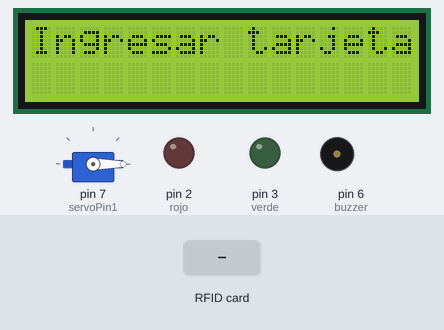
Simulated run of this sketch. Board: Arduino Uno, built with avr-gcc and run on an emulated ATmega328P. Shown: servo, 16×2 character LCD, output pins drawn as LEDs (lit = HIGH), buzzer (waves = sounding). The test bench sets the inputs (shaded band). Pins used as bus, display or sensor lines are not drawn; what the sketch prints to the serial monitor is not drawn.

Above: at 1.3 s.
1.4 s: RFID card B2 54 9E 1C held to the reader
At 2.7 s:
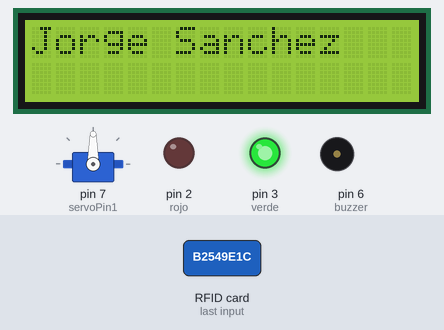
6.9 s: RFID card 93 4C ED 1B held to the reader
At 11.0 s:
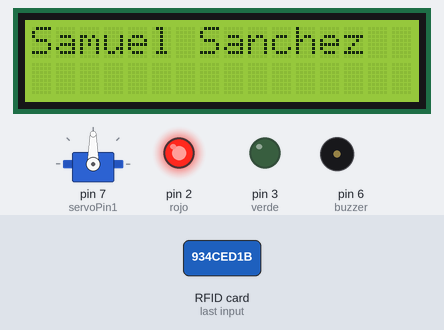
12.9 s: RFID card 5E 7A 19 C4 held to the reader
At 16.0 s:
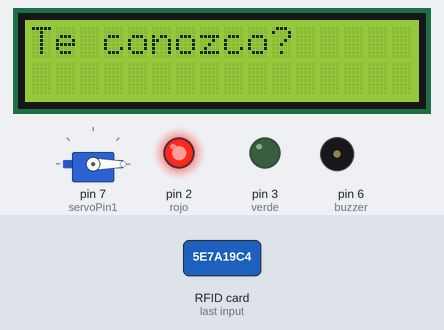
Timing chart, 0 to 17.5 s (numbered marks = the images above; inputs shaded):
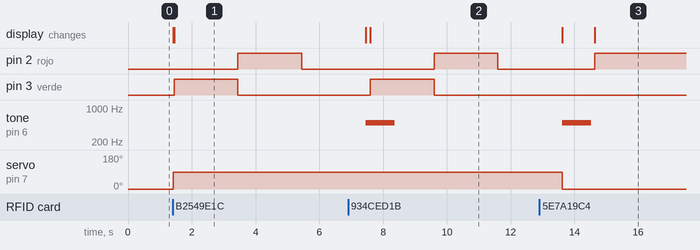

Measured:
- after the input at 1.4 s, pin 2 (rojo): LOW → HIGH after 2.0 s, → LOW 2.0 s later; pin 3 (verde): LOW → HIGH after 0.05 s, → LOW 2.0 s later; servo on pin 7 (servoPin1): 0° → 90° at once; the display: first changes at once (image 1 shows a later state)
- after the input at 6.9 s, pin 2 (rojo): LOW → HIGH after 2.7 s, → LOW 2.0 s later; pin 3 (verde): LOW → HIGH after 0.70 s, → LOW 2.0 s later; the display: first differs from a run without the input after 0.70 s (image 2)
- after the input at 12.9 s, pin 2 (rojo): LOW → HIGH after 1.7 s; the display: first differs from a run without the input after 1.7 s (image 3)

The sketch:

PRACTICA_7.2.ino
```cpp
#include <SPI.h>			// incluye libreria bus SPI
#include <MFRC522.h>			// incluye libreria especifica para MFRC522
#include <Servo.h>
#include <Wire.h>
#include <LiquidCrystal_I2C.h>

int rojo = 2;
int verde = 3;
const int servoPin1 = 7;
int buzzer = 6;
Servo servo;
#define RST_PIN  9			// constante para referenciar pin de reset
#define SS_PIN  10			// constante para referenciar pin de slave select

MFRC522 mfrc522(SS_PIN, RST_PIN);	// crea objeto mfrc522 enviando pines de slave select y reset
LiquidCrystal_I2C lcd(0x27, 16, 2);// Inicializa el objeto LiquidCrystal_I2C para la pantalla LCD

byte LecturaUID[4]; 				// crea array para almacenar el UID leido
byte Usuario1[4]= {0xB2, 0x54, 0x9E, 0x1C} ;    // UID de tarjeta leido en programa 1
byte Usuario2[4]= {0x93, 0x4C,  0xED, 0x1B} ;    // UID de llavero leido en programa 1

void setup() {
  Serial.begin(9600);			// inicializa comunicacion por monitor serie a 9600 bps
  pinMode(buzzer,OUTPUT);
  SPI.begin();				// inicializa bus SPI
  mfrc522.PCD_Init();			// inicializa modulo lector
  Serial.println("Listo");		// Muestra texto Listo
  servo.attach(servoPin1);
  servo.write(0);
  pinMode(rojo, OUTPUT);
  pinMode(verde, OUTPUT);

   Wire.begin();// Inicializa la comunicación I2C
  lcd.backlight();// Encender la retroiluminación de la LCD

  lcd.begin(16, 2);
  lcd.print("Ingresar tarjeta");//Imprime el texto en la LCD

}

void loop() {
  if ( ! mfrc522.PICC_IsNewCardPresent())		// si no hay una tarjeta presente
    return;						// retorna al loop esperando por una tarjeta

  if ( ! mfrc522.PICC_ReadCardSerial()) 		// si no puede obtener datos de la tarjeta
    return;						// retorna al loop esperando por otra tarjeta

    Serial.print("UID:");				// muestra texto UID:
    for (byte i = 0; i < mfrc522.uid.size; i++) {	// bucle recorre de a un byte por vez el UID
      if (mfrc522.uid.uidByte[i] < 0x10){		// si el byte leido es menor a 0x10
        Serial.print(" 0");				// imprime espacio en blanco y numero cero
        }
        else{						// sino
          Serial.print(" ");				// imprime un espacio en blanco
          }
          Serial.print(mfrc522.uid.uidByte[i], HEX);   	// imprime el byte del UID leido en hexadecimal
          LecturaUID[i]=mfrc522.uid.uidByte[i];   	// almacena en array el byte del UID leido
          }

          Serial.print("\t");   			// imprime un espacio de tabulacion

          if(comparaUID(LecturaUID, Usuario1)){//llama a funcion comparaUID con Usuario1
            lcd.clear();
            Serial.println("Bienvenido");	// si retorna verdadero muestra texto bienvenida
            servo.write(90);
            delay(20);
            lcd.print("Jorge Sanchez");
            digitalWrite(verde, HIGH);
            digitalWrite(rojo, LOW);
            delay(2000);
            digitalWrite(verde, LOW);
            digitalWrite(rojo, HIGH);
            delay(2000);
            digitalWrite(rojo,LOW);
            delay(2000);
            lcd.clear();
            lcd.print("Ingresar tarjeta");//Imprime el texto en la LCD
            servo.write(90);
            tone(buzzer, 500,900);
            digitalWrite(buzzer,LOW);
            delay(100);

          }
          else if(comparaUID(LecturaUID, Usuario2)){// llama a funcion comparaUID con Usuario2
            lcd.clear();
            Serial.println("Bienvenido ");	// si retorna verdadero muestra texto bienvenida
            servo.write(90);
            delay(20);
            lcd.print("Samuel Sanchez");
            digitalWrite(verde, HIGH);
            digitalWrite(rojo, LOW);
            delay(2000);
            digitalWrite(verde, LOW);
            digitalWrite(rojo, HIGH);
            delay(2000);
            digitalWrite(rojo,LOW);
            delay(2000);
            lcd.clear();
            lcd.print("Ingresar tarjeta");//Imprime el texto en la LCD
            servo.write(0);
            tone(buzzer, 500,900);
            delay(1000);
          }
          else{						// si retorna falso
            Serial.println("Quien eres?");	// muestra texto equivalente a acceso denegado
            lcd.clear();
            servo.write(0);
            lcd.print("Te conozco?");
            digitalWrite(rojo, HIGH);
            delay(3000);


            lcd.clear();
            lcd.print("Ingresar tarjeta ");//Imprime el texto en la LCD
          }
                  mfrc522.PICC_HaltA();  		// detiene comunicacion con tarjeta
}

boolean comparaUID(byte lectura[],byte usuario[])	// funcion comparaUID
{
  for (byte i=0; i < mfrc522.uid.size; i++){		// bucle recorre de a un byte por vez el UID
  if(lectura[i] != usuario[i])				// si byte de UID leido es distinto a usuario
    return(false);					// retorna falso
  }
  return(true);						// si los 4 bytes coinciden retorna verdadero
}
```
